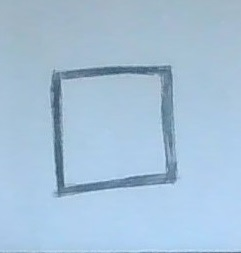
#> input picture Data Science Project/Random Forest/Future Work (Ongoing)/s.jpg, 241 x 253 px
$ jupyter execute ImageDetect.ipynb
#> lines starting #> are read from the running program, lines starting #| are printed output that depends on the picture
[cell 1]
import numpy as np
import cv2
from matplotlib import pyplot as plt

img1 = cv2.imread('s.jpg',0)          # queryImage
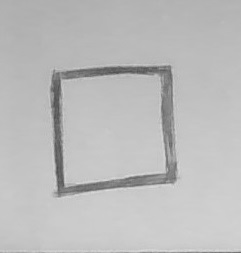
#> img1: shape (253, 241); min 77, max 222, mean 187.7
img2 = cv2.imread('s1.jpg',0) # trainImage
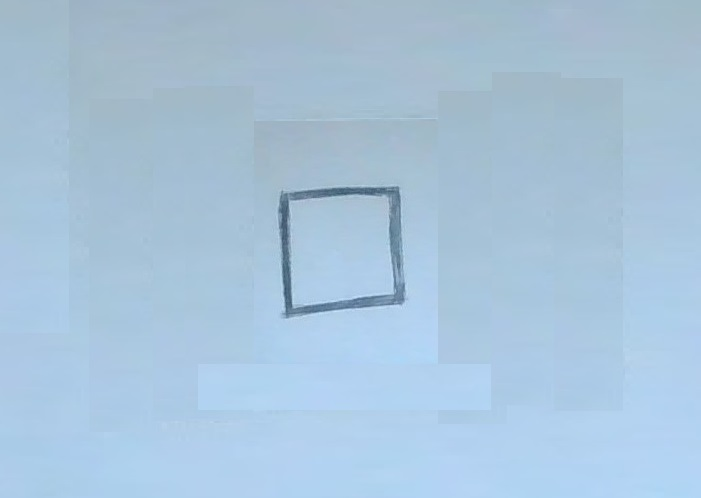
#> input picture Data Science Project/Random Forest/Future Work (Ongoing)/s1.jpg, 701 x 498 px
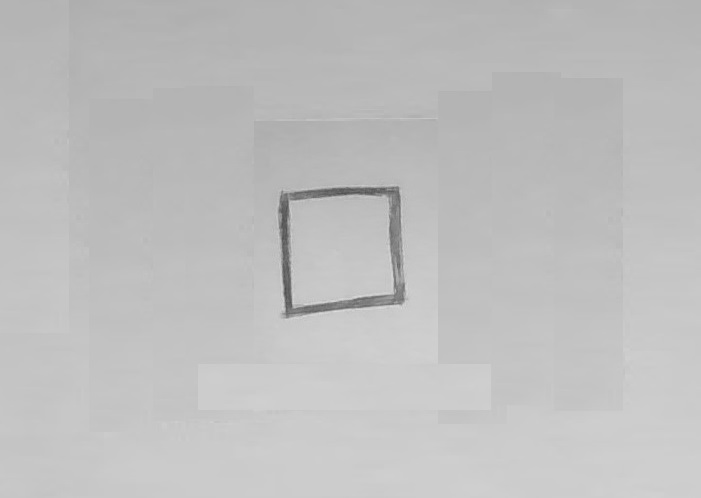
#> img2: shape (498, 701); min 75, max 223, mean 190.9

# Initiate SIFT detector
orb = cv2.ORB_create()

# find the keypoints and descriptors with SIFT
kp1, des1 = orb.detectAndCompute(img1,None)
#> kp1 = 107 keypoints; strongest (x, y, size): (66, 186, 31), (66, 182, 64.3), (62, 80, 37.2), (66, 183, 53.6)
kp2, des2 = orb.detectAndCompute(img2,None)
#> kp2 = 146 keypoints; strongest (x, y, size): (287, 312, 111.1), (296, 304, 77.1), (296, 302, 92.6), (294, 307, 31)

bf = cv2.BFMatcher(cv2.NORM_HAMMING, crossCheck=True)

# Match descriptors.
matches = bf.match(des1,des2)
#> matches = 80 matches

# Sort them in the order of their distance.
matches = sorted(matches, key = lambda x:x.distance)


list_kp1 = []
list_kp2 = []
for mat in matches:
    # Get the matching keypoints for each of the images
    img1_idx = mat.queryIdx
    img2_idx = mat.trainIdx

    # x - columns
    # y - rows
    # Get the coordinates

    (x0,y0) = kp2[img2_idx].pt
    (x3,y3) = kp2[img2_idx].pt
    break
#> this loop made 1 pass
#> (img1_idx, img2_idx, x0, y0, x3, y3) on pass 1: (39, 40, 291, 306, 291, 306)
for mat in matches:

    # Get the matching keypoints for each of the images
    img1_idx = mat.queryIdx
    img2_idx = mat.trainIdx

    # x - columns
    # y - rows
    # Get the coordinates

    (x1,y1) = kp1[img1_idx].pt
    (x2,y2) = kp2[img2_idx].pt
    #print(x1,y1)
    if(x2<x0):
        x0 = x2;
    if(y2<y0):
        y0 = y2;
    if(x2>x3):
        x3 = x2;
    if(y2>y3):
        y3 = y2;
   # [10 lines of commented-out code are left out]
    list_kp1.append((x1, y1))
    list_kp2.append((x2, y2))
#> this loop made 80 passes
#> (img1_idx, img2_idx, x1, y1, x2, y2, x3, y3) on pass 2: (40, 41, 66, 186, 294, 307, 294, 307)
#> (img1_idx, img2_idx, x1, y1, x2, y2, y0, x3) on pass 3: (4, 3, 167, 68, 395, 189, 189, 395)
#> after the loop, list_kp1 = 80 pairs, first value 50.4 to 175.2, second value 66 to 196; list_kp2 = 80 pairs, first value 278.2 to 403.2, second value 186.6 to 317; x0 = 278.2; x3 = 403.2; y0 = 186.6; y3 = 317


list_kp1 = [kp1[mat.queryIdx].pt for mat in matches]
list_kp2 = [kp2[mat.trainIdx].pt for mat in matches]


print(int(x0), int(y0),  int(x3),int(y3))
#| 278 186 403 317
img4 = cv2.imread('s1.jpg',0)
cropped = img4[int(x0):int(x3), int(y0):int(y3)]
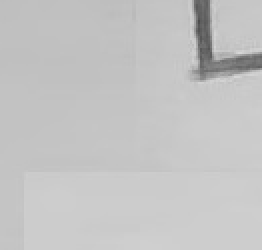
#> cropped: shape (125, 131) (shown 2 times larger); min 75, max 215, mean 195.6
print(cropped.shape)
#| (125, 131)
cv2.imwrite("cropped.jpg", cropped)
cv2.waitKey(0)

img3 = cv2.drawMatches(img1,kp1,img2,kp2,matches[:],None, flags=2)
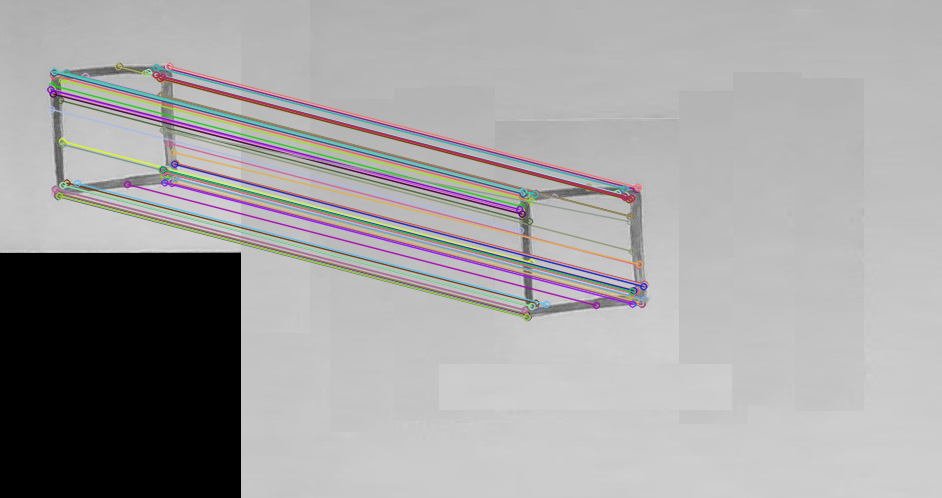
#> img3: shape (498, 942, 3); mean of channels 0, 1, 2 162.8, 162.4, 163.5; drawn as B, G, R

plt.imshow(img3),plt.show()

cv2.imwrite("cropped.jpg", img3)
#> Out = True
